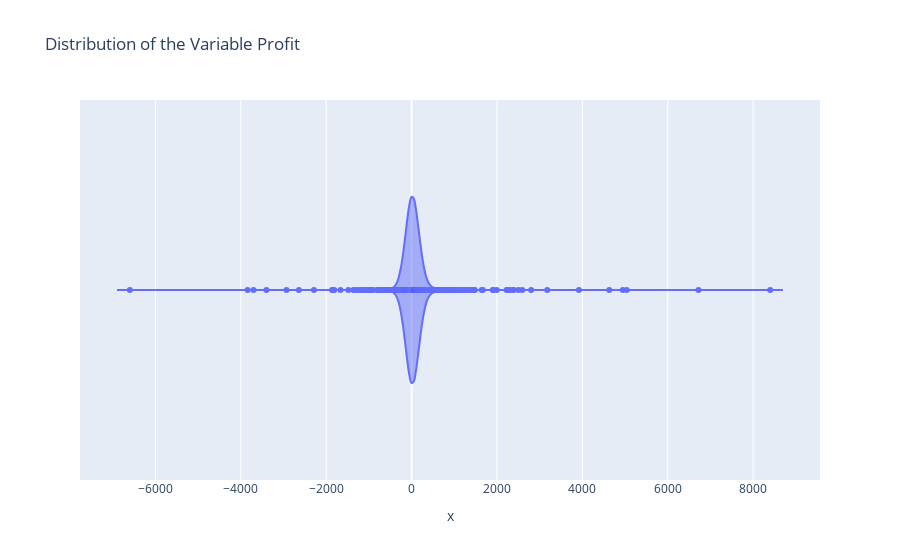

Notebook cell for this chart:
### Code cell
uagf.violin_graph(df_prepared['Profit'], "Distribution of the Variable Profit")

### Figure 1 — Plotly figure (JSON) as saved in the notebook; plotly's stock layout.template omitted (floating-point values rounded to 4 significant figures; data arrays with more than 128 entries replaced by an {"elided": "..."} marker saying what was removed)
{"data": [{"alignmentgroup": "True", "box": {"visible": false}, "hovertemplate": "x=%{x}<extra></extra>", "legendgroup": "", "marker": {"color": "#636efa"}, "name": "", "offsetgroup": "", "orientation": "h", "scalegroup": "True", "showlegend": false, "type": "violin", "x": {"elided": "9994 float values"}, "x0": " ", "xaxis": "x", "y0": " ", "yaxis": "y"}], "layout": {"legend": {"tracegroupgap": 0}, "title": {"text": "Distribution of the Variable Profit"}, "violinmode": "group", "xaxis": {"anchor": "y", "domain": [0, 1], "title": {"text": "x"}}, "yaxis": {"anchor": "x", "domain": [0, 1]}}}
